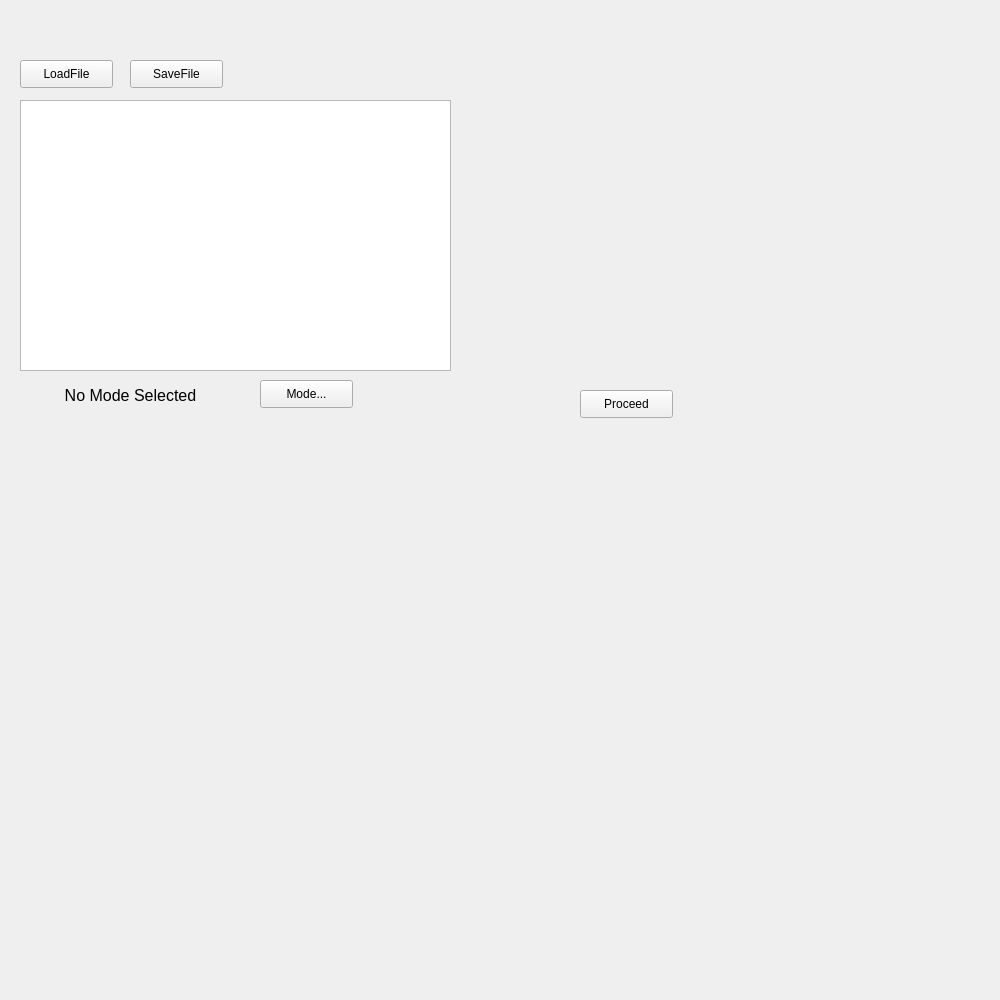
<?xml version="1.0" encoding="UTF-8"?>
<ui version="4.0">
 <class>ImageProcessorWindow</class>
 <widget class="QWidget" name="ImageProcessorWindow">
  <property name="geometry">
   <rect>
    <x>0</x>
    <y>0</y>
    <width>1000</width>
    <height>1000</height>
   </rect>
  </property>
  <property name="windowTitle">
   <string>Form</string>
  </property>
  <widget class="QPushButton" name="LoadButton">
   <property name="geometry">
    <rect>
     <x>20</x>
     <y>60</y>
     <width>93</width>
     <height>28</height>
    </rect>
   </property>
   <property name="text">
    <string>LoadFile</string>
   </property>
  </widget>
  <widget class="QGraphicsView" name="graphicsView">
   <property name="geometry">
    <rect>
     <x>20</x>
     <y>100</y>
     <width>431</width>
     <height>271</height>
    </rect>
   </property>
  </widget>
  <widget class="QLabel" name="label_2">
   <property name="geometry">
    <rect>
     <x>20</x>
     <y>380</y>
     <width>221</width>
     <height>31</height>
    </rect>
   </property>
   <property name="text">
    <string>&lt;html&gt;&lt;head/&gt;&lt;body&gt;&lt;p&gt;&lt;span style=&quot; font-size:12pt;&quot;&gt;No Mode Selected&lt;/span&gt;&lt;/p&gt;&lt;/body&gt;&lt;/html&gt;</string>
   </property>
   <property name="scaledContents">
    <bool>false</bool>
   </property>
   <property name="alignment">
    <set>Qt::AlignCenter</set>
   </property>
  </widget>
  <widget class="QPushButton" name="pushButton_2">
   <property name="geometry">
    <rect>
     <x>260</x>
     <y>380</y>
     <width>93</width>
     <height>28</height>
    </rect>
   </property>
   <property name="text">
    <string>Mode...</string>
   </property>
  </widget>
  <widget class="QPushButton" name="SaveButton">
   <property name="geometry">
    <rect>
     <x>130</x>
     <y>60</y>
     <width>93</width>
     <height>28</height>
    </rect>
   </property>
   <property name="text">
    <string>SaveFile</string>
   </property>
  </widget>
  <widget class="QWidget" name="verticalLayoutWidget">
   <property name="geometry">
    <rect>
     <x>30</x>
     <y>420</y>
     <width>451</width>
     <height>191</height>
    </rect>
   </property>
   <layout class="QVBoxLayout" name="verticalLayout"/>
  </widget>
  <widget class="QPushButton" name="pushButton">
   <property name="geometry">
    <rect>
     <x>580</x>
     <y>390</y>
     <width>93</width>
     <height>28</height>
    </rect>
   </property>
   <property name="text">
    <string>Proceed</string>
   </property>
  </widget>
 </widget>
 <resources/>
 <connections/>
</ui>
